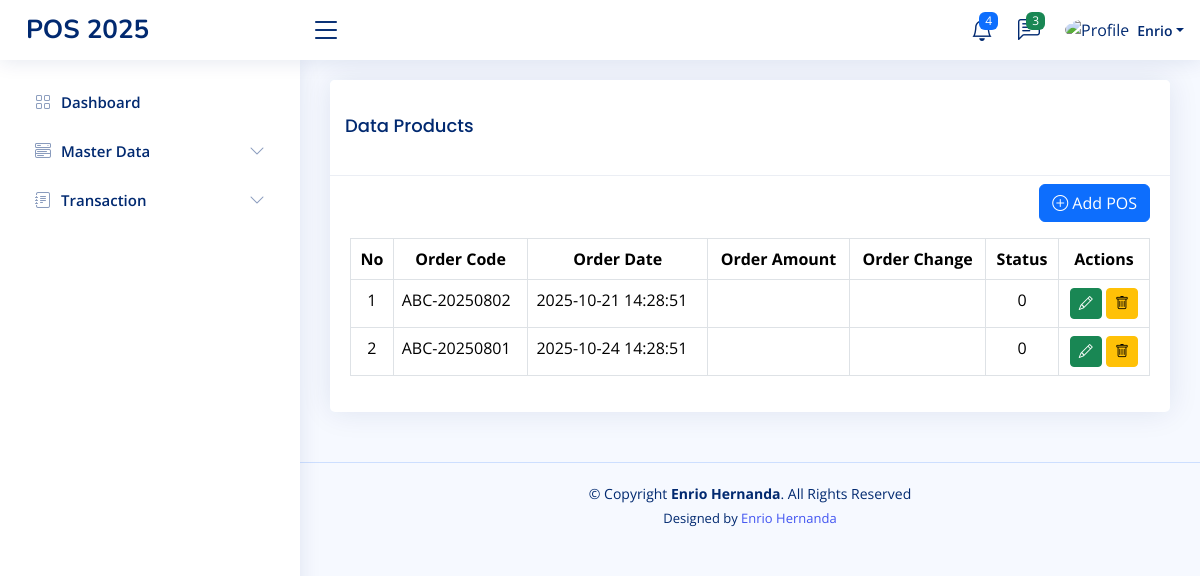
/home.php?page=pos (signed in), run on an earlier commit of the app's database.
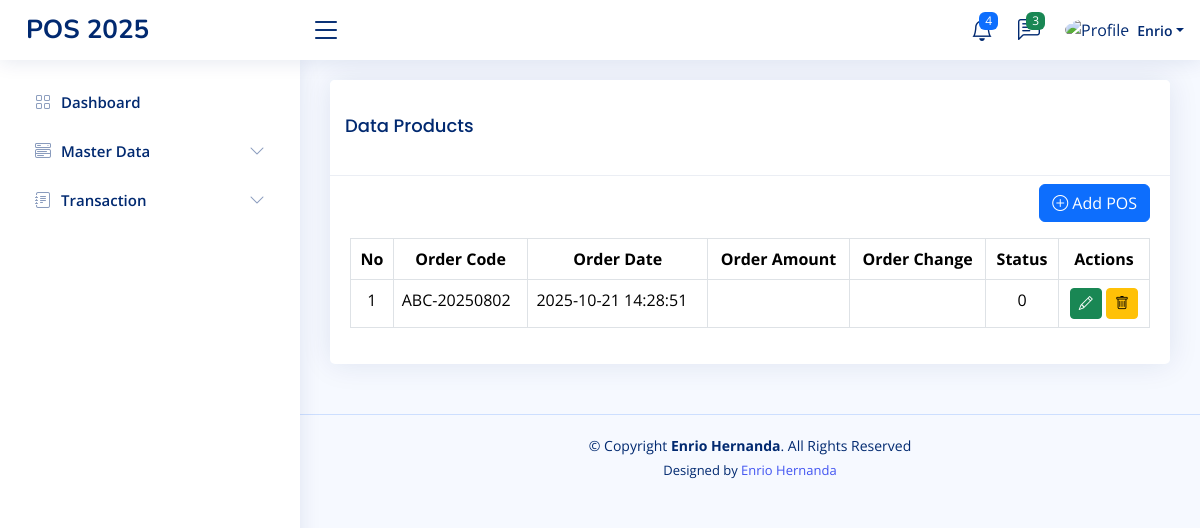
And on a later commit of the database.
### tables this page shows
CREATE TABLE `orders` (
  `id` int(11) NOT NULL,
  `order_code` varchar(25) NOT NULL,
  `order_date` datetime NOT NULL,
  `order_amout` decimal(10,2) DEFAULT NULL,
  `order_change` decimal(10,2) DEFAULT NULL,
  `order_status` tinyint(1) NOT NULL DEFAULT 0
);

### pages/pos.php (the view, shortened to what this page needs)
<?php
$query = mysqli_query($koneksi, "SELECT * FROM orders ORDER BY id DESC");
$rows = mysqli_fetch_all($query, MYSQLI_ASSOC);
?>
<body>
    <div class="row">
        <div class="col-sm-12">
            <div class="card">
                <div class="card-header">
                    <h3 class="card-title">Data Products</h3>
                </div>
                <div class="card-body">
                    <div class="d-flex justify-content-end mb-3 mt-2">
                        <a class="btn btn-primary" href="pos/add-pos.php"><i class="bi bi-plus-circle"></i> Add
                            POS</a>
                    </div>
                    <table class="table table-bordered">
                        <tr class="text-center">
                            <th>No</th>
                            <th>Order Code</th>
                            <th>Order Date</th>
                            <th>Order Amount</th>
                            <th>Order Change</th>
                            <th>Status</th>
                            <th>Actions</th>
                        </tr>
                        <?php foreach ($rows as $key => $v) {
                        ?>
                            <tr>
                                <td class="text-center"><?php echo $key + 1 ?></td>
                                <td><?php echo $v['order_code'] ?></td>
                                <td><?php echo $v['order_date'] ?></td>
                                <td><?php echo $v['order_amount'] ?></td>
                                <td><?php echo $v['order_change'] ?></td>
                                <td class="text-center"><?php echo $v['order_status'] ?></td>
                                <td class="text-center">
                                    <a href="?page=tambah-product&edit=<?php echo $v['id'] ?>"
                                        class="btn btn-success btn-sm"><i class="bi bi-pencil"></i></a>
                                    <a href="?page=product&delete=<?php echo $v['id'] ?>"
                                        onclick="return confirm('Are you sure you want to delete this data?')"
                                        class="btn btn-warning btn-sm"><i class="bi bi-trash"></i></a>
                                </td>
                            </tr>
                        <?php
                        }
                        ?>
                    </table>
                </div>
            </div>
        </div>
    </div>
</body>

What changed in the data, as far as the page shows it:
removed orders: order_code "ABC-20250801", order_date "2025-10-24 14:28:51", order_status "0"
